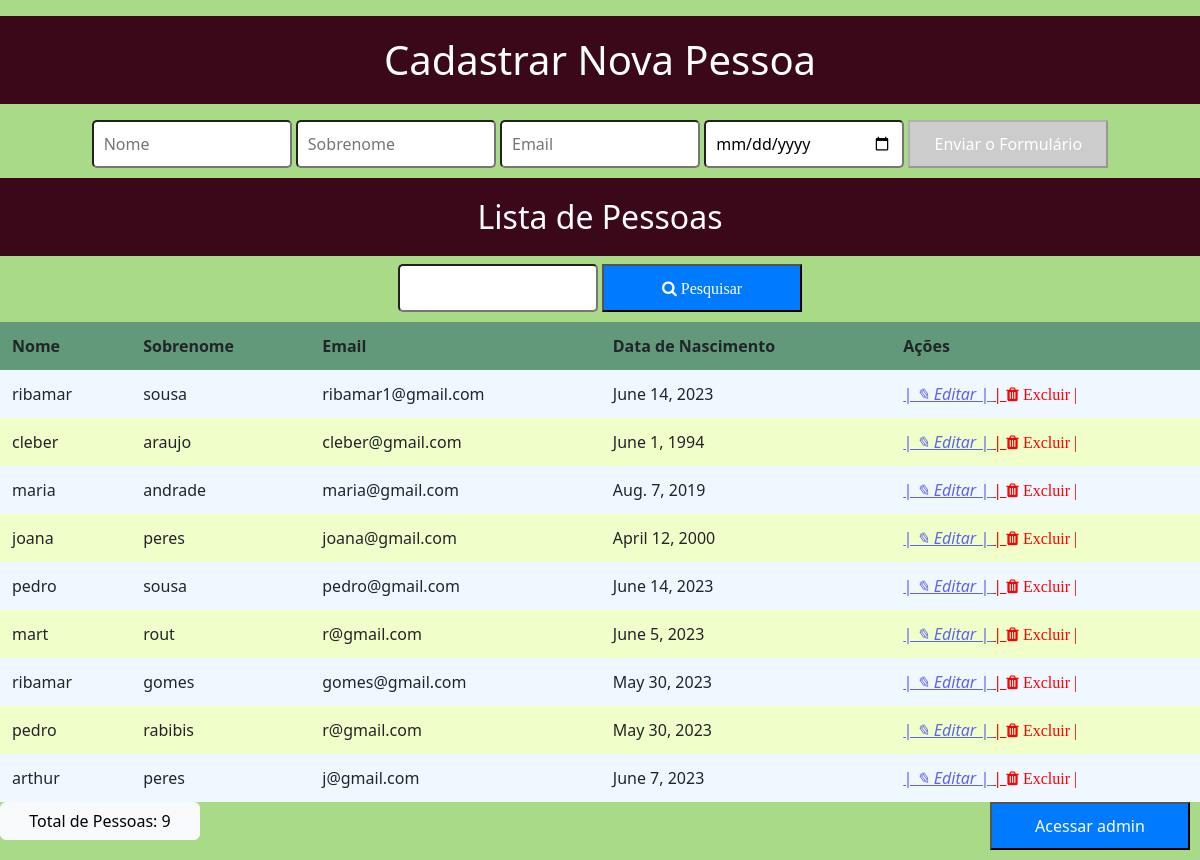
The app's page /, older data.
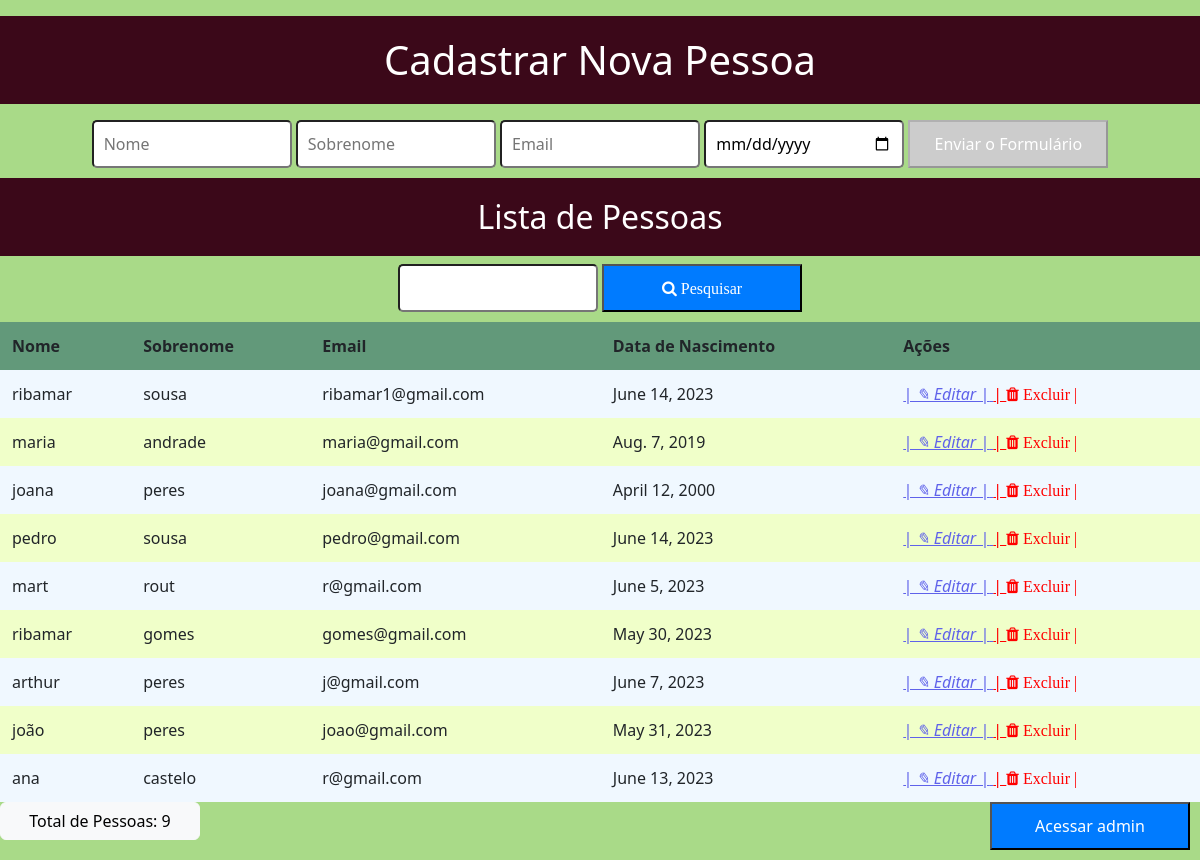
The same page, newer data.
### core/models.py (models this page shows, shortened)
class Pessoa(models.Model):
    nome = models.CharField(max_length=100)
    sobrenome = models.CharField(max_length=30)
    email = models.EmailField(max_length=100)
    data_nascimento = models.DateField()

### core/views.py (the view)
# urls.py: 2. Add a URL to urlpatterns:  path('', views.home, name='home')
def home(request):
    pessoas = Pessoa.objects.all()
    return render(request, "index.html", {"pessoas": pessoas})

### core/templates/index.html (shortened to what this page needs)
{% load static %}
<!DOCTYPE html>
<html lang="en">
<head>
<head>
    <link rel="stylesheet" type="text/css" href="{% static 'css/style.css' %}"/>
</head>
    <link rel="stylesheet" href="https://cdnjs.cloudflare.com/ajax/libs/font-awesome/4.7.0/css/font-awesome.min.css">
    <link href="https://cdn.jsdelivr.net/npm/bootstrap@5.2.0-beta1/dist/css/bootstrap.min.css" rel="stylesheet">
</head>
<body>
    <p>
    <h1>Cadastrar Nova Pessoa</h1></p>
    <form action="{% url 'salvar' %}" method="POST">
        <input type="text" id="nome" name="nome" placeholder="Nome" oninput="checkFields()"  class="button">
        <input type="text" id="sobrenome" name="sobrenome" placeholder="Sobrenome" oninput="checkFields()"  class="button">
        <input type="email" id="email" name="email" placeholder="Email" oninput="checkFields()" class="button">
        <input type="date" id="data_nascimento" name="data_nascimento" placeholder="Data de Nascimento" oninput="checkFields()"  class="button">
        <button id="salvar-button" type="submit" disabled  class="button">Enviar o Formulário</button>
    </form>
    <h2>Lista de Pessoas</h2>
    <form action="{% url 'pesquisar' %}" method="GET">
        <input type="text" name="search_query">
        <button type="submit"><i class="fa fa-search">  Pesquisar</i></button>
    </form>
    <table>
        <thead>
            <tr class="tr">
                <th>Nome</th>
                <th>Sobrenome</th>
                <th>Email</th>
                <th>Data de Nascimento</th>
                <th>Ações</th>
            </tr>
        </thead>
        <tbody>
            {% for pessoa in pessoas %}
            <tr>
                <td>{{ pessoa.nome }}</td>
                <td>{{ pessoa.sobrenome }}</td>
                <td>{{ pessoa.email }}</td>
                <td>{{ pessoa.data_nascimento }}</td>
                <td>
                    <a href="{% url 'editar' pessoa.id %}" class="edit"> <i> |   ✎   Editar   |</i> </a>
                    <a href="{% url 'delete' pessoa.id %}"  onclick="return confirmDelete();" class="delet">|   <i class="fa fa-trash"  class="delete"> Excluir   |</i></a>
                </td>
            </tr>
            {% endfor %}
        </tbody>
    </table>
    <button type="button" class="btn btn-light">Total de Pessoas: {{ pessoas|length }}</button>
    <a href="{% url 'admin' %}"><button type="button" class="ii">Acessar admin</button></a>
</body>
</html>

### core/static/css/style.css (style rules this page uses)
table { background-color: aliceblue; }
.delet { color: red; }
.edit { color: rgb(95, 98, 234); }
table { border-collapse: collapse; width: 100%; }
.tr { background-color: #62997a; padding: 10px; text-align: left; }
th, td { padding: 12px; text-align: left; border-bottom: 2px solid #ceecd4; }
tr:nth-child(even) { background-color: #f0ffc9; }
form { text-align: center; }
button { background-color: #007bff; color: #fff; cursor: pointer; }
button:disabled { background-color: #ccc; cursor: not-allowed; }
input, button { display: inline-block; width: 200px; padding: 10px; margin-bottom: 10px; border-radius: 5px; }
h1, h2, h3 { background-color: #3b0819; color: rgb(242, 235, 235); text-align: center; }

### core/templates/index.html (style rules this page uses)
input, button { padding: 10px; margin-bottom: 10px; }
h1, h2, h3 { padding: 20px; color: #ffffff; }
.delet { color: red; }
.ii { float: right; margin-right: 10px; }
body { background-color: #a9da88; }

Row changes from the older to the newer data that the page shows:
removed Pessoa: nome "cleber", sobrenome "araujo", email "cleber@gmail.com", data_nascimento "June 1, 1994"
removed Pessoa: nome "pedro", sobrenome "rabibis", email "r@gmail.com", data_nascimento "May 30, 2023"
added Pessoa: nome "joão", sobrenome "peres", email "joao@gmail.com", data_nascimento "May 31, 2023"
added Pessoa: nome "ana", sobrenome "castelo", email "r@gmail.com", data_nascimento "June 13, 2023"
